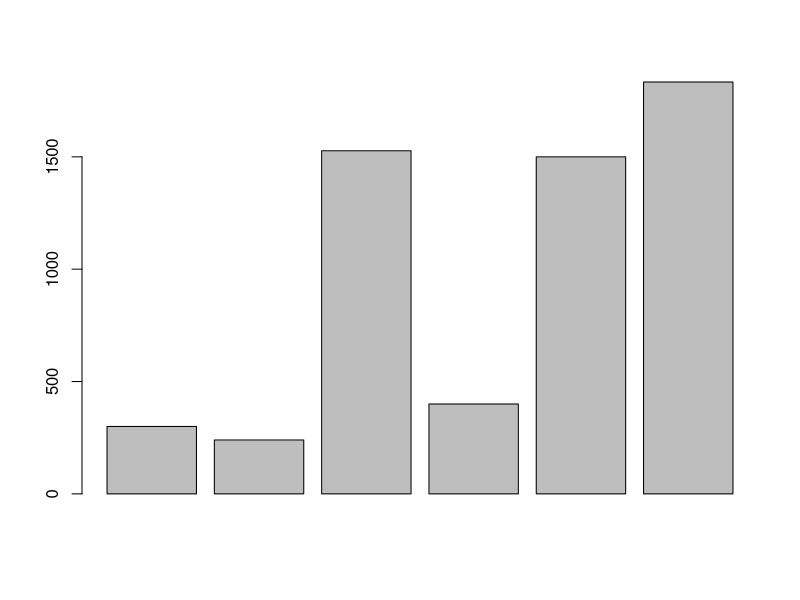
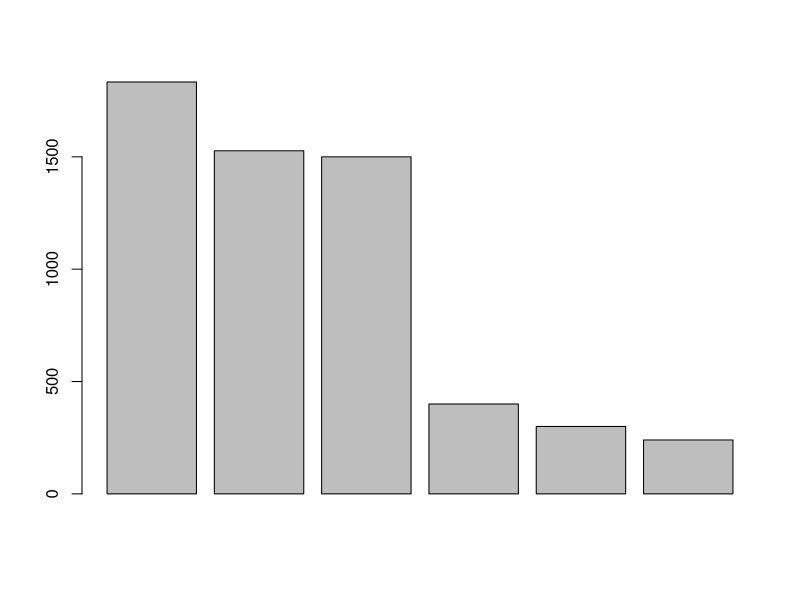
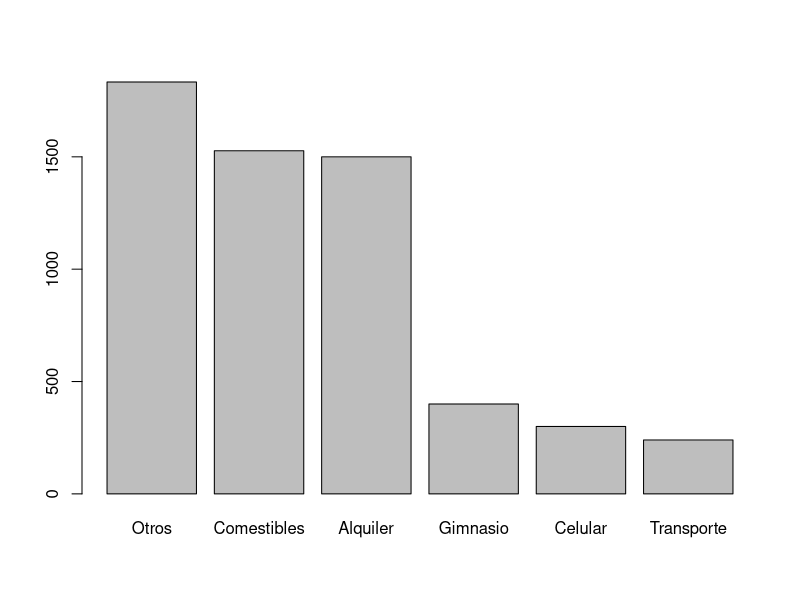

The R script that drew these images, in order:
# Celina Yazmín Puente Uribe
#Gastos totales
300 + 240 + 1527 + 400 + 1500+ 1833
celular <- 300
transporte <- 240
comestibles <- 1527
gimnasio <- 400
alquiler <- 1500
otros <- 1833
total <- celular + transporte + comestibles + gimnasio + alquiler + otros
total
total*5
total*10
abs(10)
abs(-4)
sqrt(9)
log(2)
gastos <- c(celular, transporte, comestibles, gimnasio, alquiler, otros)
gastos
barplot(gastos)
sort(gastos)
sort(gastos, decreasing = TRUE)
barplot(sort(gastos, decreasing = TRUE))
names(gastos) <- c("Celular", "Transporte", "Comestibles", "Gimnasio", "Alquiler", "Otros")
gastos
barplot(sort(gastos, decreasing = TRUE))




  
